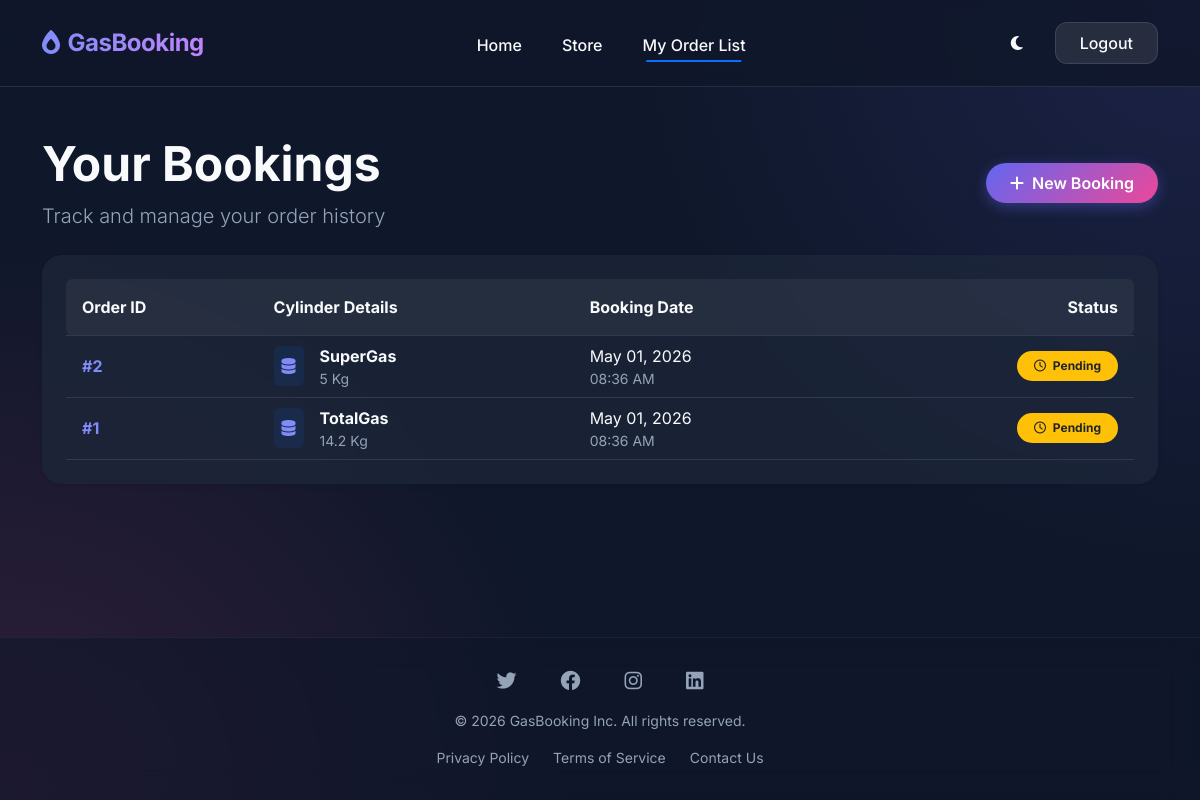
The page /my-list/ (signed in) on the database as committed earlier.
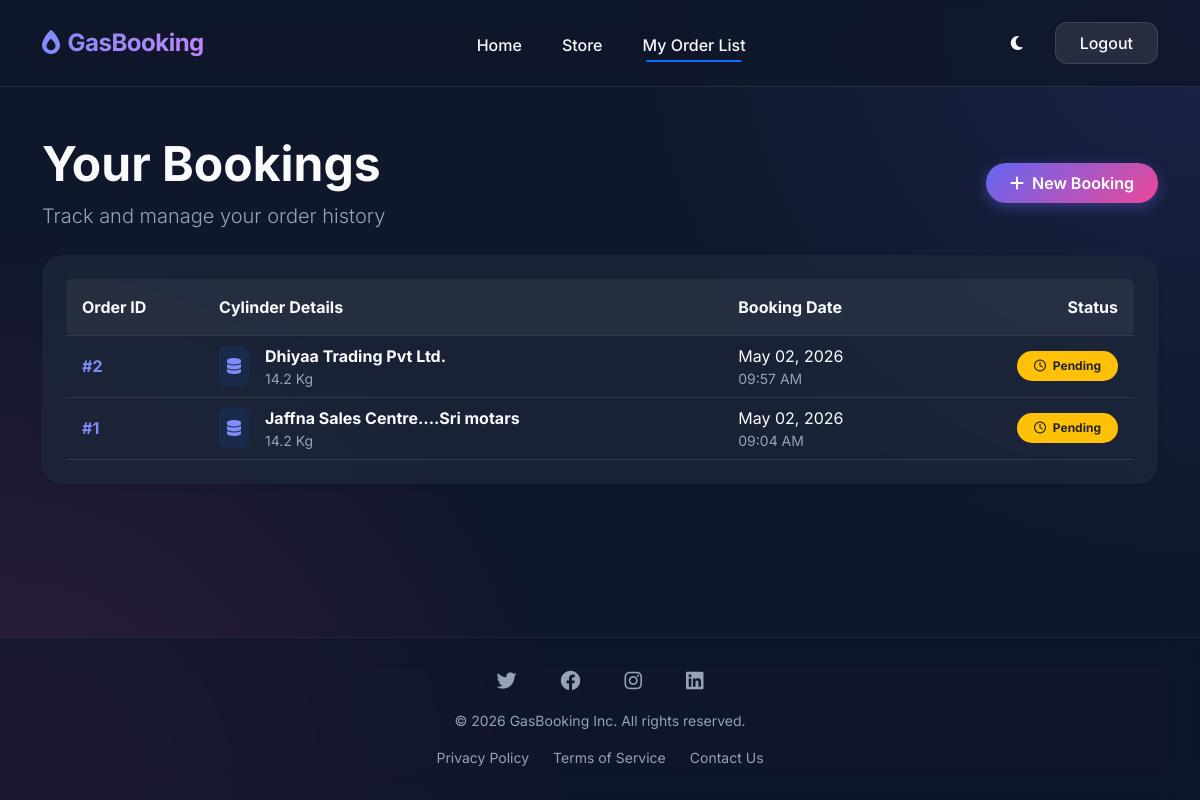
The same page on the database as committed later.
### core/models.py (models this page shows, shortened)
class Booking(models.Model):
    STATUS_CHOICES = [
        ('Pending', 'Pending'),
        ('Approved', 'Approved'),
        ('Rejected', 'Rejected'),
        ('Delivered', 'Delivered'),
    ]
    DELIVERY_CHOICES = [
        ('Delivery', 'Home Delivery'),
        ('Pickup', 'Store Pickup'),
    ]
    PAYMENT_CHOICES = [
        ('Card', 'Card Payment'),
        ('COD', 'Cash on Delivery'),
    ]
    user = models.ForeignKey(CustomUser, on_delete=models.CASCADE, related_name='bookings')
    cylinder = models.ForeignKey(Cylinder, on_delete=models.CASCADE, related_name='bookings')
    status = models.CharField(max_length=20, choices=STATUS_CHOICES, default='Pending')
    delivery_date = models.DateField(null=True, blank=True)
    delivery_time = models.TimeField(null=True, blank=True)
    delivery_method = models.CharField(max_length=20, choices=DELIVERY_CHOICES, default='Pickup')
    payment_method = models.CharField(max_length=20, choices=PAYMENT_CHOICES, default='COD')
    delivery_address = models.TextField(null=True, blank=True)
    contact_number = models.CharField(max_length=20, null=True, blank=True)
    booking_date = models.DateTimeField(auto_now_add=True)

class Cylinder(models.Model):
    CYLINDER_TYPES = [
        ('5KG', '5 Kg'),
        ('14.2KG', '14.2 Kg'),
        ('19KG', '19 Kg'),
    ]
    GAS_BRANDS = [
        ('Litro', 'Litro'),
        ('Laugfs', 'Laugfs'),
        ('Other', 'Other'),
    ]
    supplier_name = models.CharField(max_length=255)
    gas_brand = models.CharField(max_length=50, choices=GAS_BRANDS, default='Other')
    cylinder_type = models.CharField(max_length=20, choices=CYLINDER_TYPES)
    price = models.DecimalField(max_digits=10, decimal_places=2)
    location = models.CharField(max_length=255)
    is_available = models.BooleanField(default=True)
    stock_quantity = models.IntegerField(default=0)
    created_at = models.DateTimeField(auto_now_add=True)
    last_updated = models.DateTimeField(auto_now=True)

### core/views.py (the view)
# urls.py: path('my-list/', views.my_list, name='my_list'),
@login_required
def my_list(request):
    user_bookings = Booking.objects.filter(user=request.user).order_by('-booking_date')
    return render(request, 'core/my_list.html', {'user_bookings': user_bookings})

### templates/core/my_list.html (shortened to what this page needs)
{% extends 'base.html' %}
{% block content %}
<div class="row mb-5">
    <div class="col-12 mb-4 d-flex justify-content-between align-items-center">
        <div>
            <h1 class="fw-bold display-5 mb-2">Your Bookings</h1>
            <p class="text-muted lead mb-0">Track and manage your order history</p>
        </div>
        <a href="{% url 'store' %}" class="btn btn-primary rounded-pill px-4 py-2">
            <i class="fa-solid fa-plus me-2"></i>New Booking
        </a>
    </div>
    <div class="col-12">
        <div class="card p-4 border-0 shadow-sm" style="border-radius: 20px;">
            <div class="table-responsive">
                <table class="table table-hover align-middle mb-0">
                    <thead class="table-light">
                        <tr>
                            <th class="ps-3 py-3 rounded-start">Order ID</th>
                            <th class="py-3">Cylinder Details</th>
                            <th class="py-3">Booking Date</th>
                            <th class="pe-3 py-3 rounded-end text-end">Status</th>
                        </tr>
                    </thead>
                    <tbody>
                        {% for booking in user_bookings %}
                        <tr>
                            <td class="ps-3">
                                <span class="fw-bold text-primary">#{{ booking.id }}</span>
                            </td>
                            <td>
                                <div class="d-flex align-items-center">
                                    <div class="bg-primary bg-opacity-10 p-2 rounded me-3 text-primary">
                                        <i class="fa-solid fa-database"></i>
                                    </div>
                                    <div>
                                        <div class="fw-bold">{{ booking.cylinder.supplier_name }}</div>
                                        <div class="text-muted small">{{ booking.cylinder.get_cylinder_type_display }}</div>
                                    </div>
                                </div>
                            </td>
                            <td>
                                <div>{{ booking.booking_date|date:"M d, Y" }}</div>
                                <div class="text-muted small">{{ booking.booking_date|date:"h:i A" }}</div>
                            </td>
                            <td class="pe-3 text-end">
                                {% if booking.status == 'Pending' %}
                                    <span class="badge bg-warning text-dark px-3 py-2 rounded-pill border border-warning border-opacity-50"><i class="fa-regular fa-clock me-1"></i> Pending</span>
                                {% elif booking.status == 'Approved' %}
                                    <span class="badge bg-info text-dark px-3 py-2 rounded-pill border border-info border-opacity-50"><i class="fa-solid fa-thumbs-up me-1"></i> Approved</span>
                                {% elif booking.status == 'Delivered' %}
                                    <span class="badge bg-success px-3 py-2 rounded-pill border border-success border-opacity-50"><i class="fa-solid fa-check me-1"></i> Delivered</span>
                                {% else %}
                                    <span class="badge bg-danger px-3 py-2 rounded-pill border border-danger border-opacity-50"><i class="fa-solid fa-xmark me-1"></i> Rejected</span>
                                {% endif %}
                            </td>
                        </tr>
                        {% endfor %}
                    </tbody>
                </table>
            </div>
        </div>
    </div>
</div>
{% endblock %}

Rows that differ between the two databases and show on the page:
changed Booking id 2: cylinder.supplier_name "SuperGas" → "Dhiyaa Trading Pvt Ltd."; cylinder.cylinder_type "5 Kg" → "14.2 Kg"; booking_date "May 01, 2026" → "May 02, 2026"; booking_date "08:36 AM" → "09:57 AM"
changed Booking id 1: cylinder.supplier_name "TotalGas" → "Jaffna Sales Centre....Sri motars"; booking_date "May 01, 2026" → "May 02, 2026"; booking_date "08:36 AM" → "09:04 AM"
